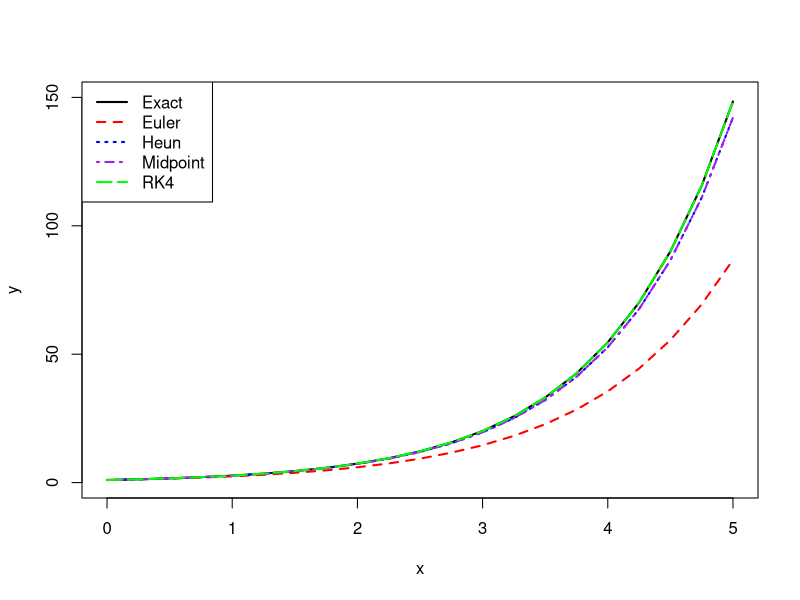

Recreate this plot in R.
# Numerical ODE solver in R
ode_solver <- function(f, y0, x, dx, method = "RK4") {
  y <- numeric(length(x))
  y[1] <- y0
  
  # Euler method
  if (method == "Euler") {
    for (i in 1:(length(x)-1)) {
      y[i+1] <- y[i] + dx * f(x[i], y[i])
    }
  }
  
  # Heun method (Improved Euler / Trapezoidal)
  else if (method == "Heun") {
    for (i in 1:(length(x)-1)) {
      k1 <- f(x[i], y[i])
      k2 <- f(x[i+1], y[i] + dx * k1)
      y[i+1] <- y[i] + dx * (k1 + k2) / 2
    }
  }
  
  # Midpoint method
  else if (method == "Midpoint") {
    for (i in 1:(length(x)-1)) {
      k1 <- f(x[i], y[i])
      k2 <- f(x[i] + dx/2, y[i] + dx * k1 / 2)
      y[i+1] <- y[i] + dx * k2
    }
  }
  
  # Runge-Kutta 4
  else if (method == "RK4") {
    for (i in 1:(length(x)-1)) {
      k1 <- f(x[i], y[i])
      k2 <- f(x[i] + dx/2, y[i] + dx * k1 / 2)
      k3 <- f(x[i] + dx/2, y[i] + dx * k2 / 2)
      k4 <- f(x[i] + dx, y[i] + dx * k3)
      y[i+1] <- y[i] + dx * (k1 + 2*k2 + 2*k3 + k4) / 6
    }
  }
  
  else {
    stop("Unknown method. Choose 'Euler', 'Heun', 'Midpoint', or 'RK4'.")
  }
  
  return(y)
}

# dy/dx = y, exp(x)
f <- function(x, y) y
x <- seq(0, 5, .25)
dx <- .25
y_exact <- exp(x)
y_euler <- ode_solver(f, 1, x, dx, "Euler")
y_heun <- ode_solver(f, 1, x, dx, "Heun")
y_mid  <- ode_solver(f, 1, x, dx, "Midpoint")
y_rk4  <- ode_solver(f, 1, x, dx, "RK4")
plot(x, y_exact, type="l", lwd=2, col="black", ylim=c(0,150), ylab="y", xlab="x")
lines(x, y_euler, col="red", lwd=2, lty=2)
lines(x, y_heun, col="blue", lwd=2, lty=3)
lines(x, y_mid, col="purple", lwd=2,lty=4)
lines(x, y_rk4, col="green", lwd=2, lty=5)
legend("topleft", legend=c("Exact", "Euler", "Heun", "Midpoint", "RK4"),
       col=c("black","red","blue","purple","green"), lty=c(1,2,3,4,5), lwd=2)